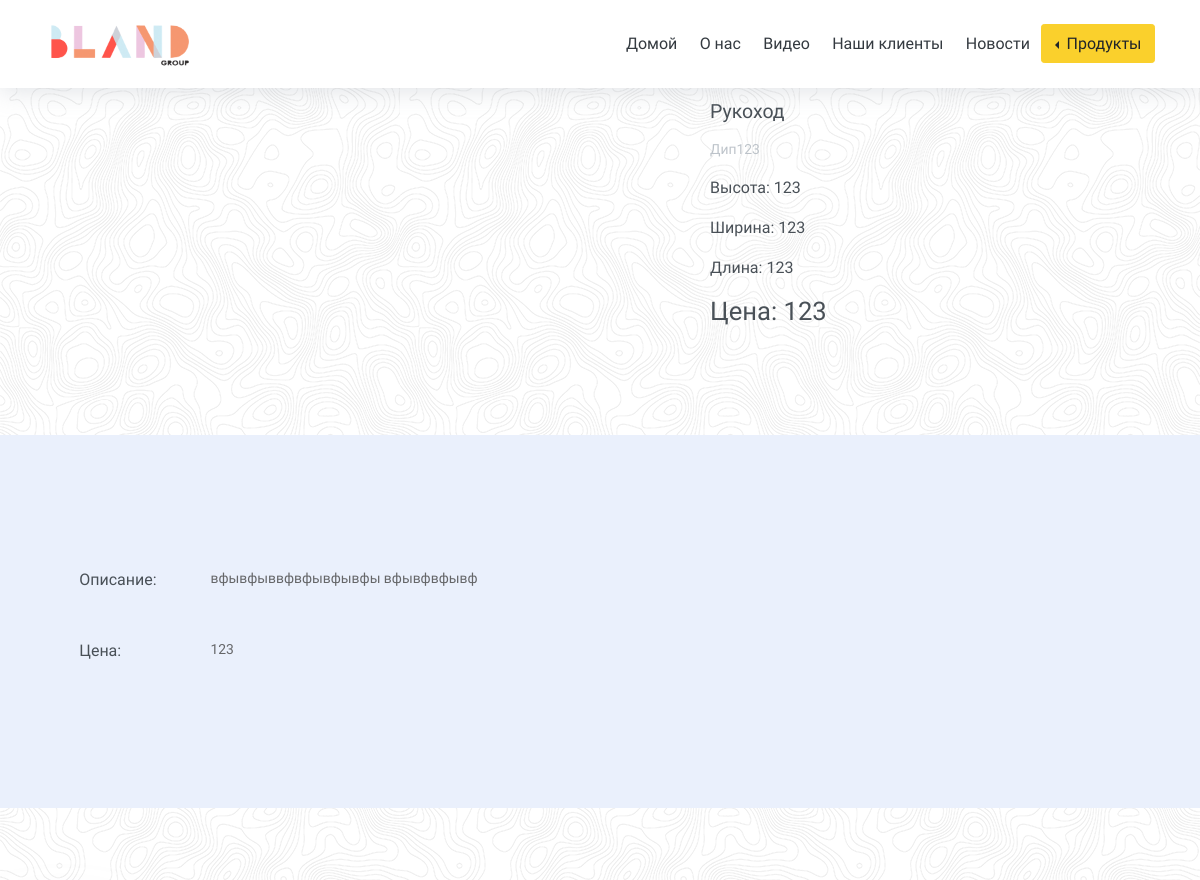
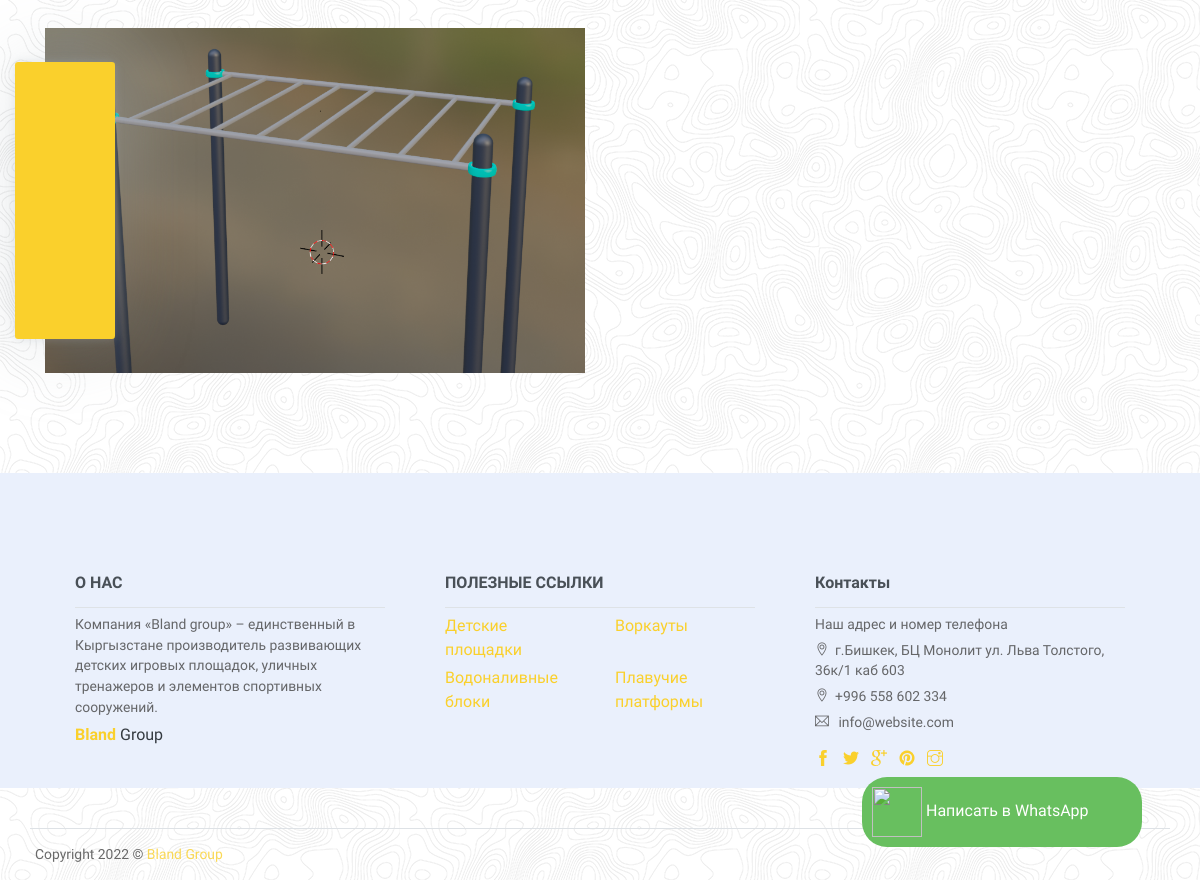
The page /product_detail/1 on the database its author committed (2 pictures, top to bottom).
### server/models.py (models this page shows, shortened)
class Product(models.Model):
    title = models.CharField(max_length=255)
    description = models.TextField()
    gLTF = models.FileField(upload_to='files/', blank=True, null=True)
    date = models.DateTimeField(auto_now_add=True)
    height = models.CharField(max_length=100)
    width = models.CharField(max_length=100)
    length = models.CharField(max_length=100)
    mini_title = models.CharField(max_length=255)
    material = models.CharField(max_length=255)
    category = models.ForeignKey(Category, on_delete=models.CASCADE)
    subcategory = models.ForeignKey(Subcategory, on_delete=models.CASCADE, blank=True, null=True)
    price = models.IntegerField(blank=True, null=True)
    age_limit = models.IntegerField()
    image = models.ImageField(upload_to='images/product')
    class Meta:
        verbose_name = 'Продукт'
        verbose_name_plural = 'Продукты'

class Category(models.Model):
    title = models.CharField(max_length=100)
    class Meta:
        verbose_name = 'Категория'
        verbose_name_plural = 'Категории'

### server/views.py (the view)
# urls.py: path('product_detail/<int:pk>', product_detail, name='product_detail'),
def product_detail(request, pk):
    product = Product.objects.get(id=pk)
    return render(request, 'product_detail.html', {'product': product, 'categories': Category.objects.all(), 'subcategories': Subcategory.objects.all()})

### server/templates/product_detail.html (shortened to what this page needs)
{% extends 'base.html' %}
{% load static %}
{% block content %}
    <section>
        <div class="container">
            <div class="row justify-content-between align-items-center">
                <div class="product-detail_right col-md-5">
                    <h6 class="title mb-3">{{ product.title }}</h6>
                    <p class="text-muted">{{ product.mini_title }}</p>
                    <h7>Высота: {{ product.height }}</h7>
                    <h7>Ширина: {{ product.width }}</h7>
                    <h7>Длина: {{ product.length }}</h7>
                    <h4>Цена: {{ product.price }}</h4>
                </div>
            </div>
        </div>
    </section>
    <section>
        <div class="container">
            <div class="row justify-content-between align-items-center">
                <div class="col-md-5">
                </div>
                </div>
                <div class="col-md-6">
                    <table class="table table-borderless v-align-center">
         <tbody>
            <tr>
               <td>
                  <span class="h6">Описание:</span>
               </td>
               <td class="w-75"><p>{{ product.description }}</p></td>
            </tr>
         <tr>
               <td>
                  <span class="h6">Цена:</span>
               </td>
               <td class="w-75"><p>{{ product.price }}</p></td>
         </tbody>
                    </table>
                </div>
            </div>
    </section>
    <section>
        <div class="container">
            <div class="row justify-content-between align-items-center">
                <div class="col-md-6">
                    <div class="img-wrapper">
                        <div class="after"></div>
                            <img src="{{ product.image.url }}" class="w-100" alt="About Us">
                        </div>
                    </div>
                </div>
            </div>
        </section>
{% endblock %}

### server/templates/base.html (shortened to what this page needs)
{% load static %}
<html lang="en">
<head>
    <link href="https://cdn.jsdelivr.net/npm/bootstrap@5.2.0-beta1/dist/css/bootstrap.min.css" rel="stylesheet">
    <link rel="stylesheet" href="{% static '/vendors/themify-icons/css/themify-icons.css' %}">
    <link href="https://cdn.jsdelivr.net/npm/bootstrap@5.2.0-beta1/dist/css/bootstrap.min.css" rel="stylesheet">
	<link rel="stylesheet" href="{% static '/css/creative-design.css' %}">
</head>
<body data-spy="scroll" data-target=".navbar" data-offset="40" id="home">
    <nav id="scrollspy" class="navbar page-navbar navbar-light navbar-expand-md fixed-top affix"{% block header %} {% endblock %}>
        <div class="container">
            <a class="navbar-brand" href="/"><img style="width: 150px" src="{% static 'imgs/logo.png' %}" alt=""></a>
            <div class="collapse navbar-collapse" id="navbarSupportedContent">
                <ul class="navbar-nav ml-auto">
                    <li class="nav-item">
                        <a class="nav-link" href="/">Домой</a>
                    </li>
                    <li class="nav-item">
                        <a class="nav-link" href="#about">О нас</a>
                    </li>
                    <li class="nav-item">
                        <a class="nav-link" href="#features">Видео</a>
                    </li>
                    <li class="nav-item">
                        <a class="nav-link" href="#testmonial">Наши клиенты</a>
                    </li>
                    <li class="nav-item">
                        <a class="nav-link" href="{% url 'news' %}">Новости</a>
                    </li>
                    <li class="nav-item dropdown">
                        <div class="btn-group dropstart">
                      <button type="button" class="btn btn-primary dropdown-toggle" data-bs-toggle="dropdown" aria-expanded="false">
                        Продукты
                      </button>
                        </div>
                      </ul>
            </div>
        </div>
    </nav>
    <a href="https://api.whatsapp.com/send/?phone=996558602334&text=Здравствуйте%2C+у+меня+есть+вопрос">
<div class="open-button">
    <img class="open-img" src="https://img.icons8.com/color/96/000000/whatsapp--v1.png"/>
    <a style="color: white;" href="https://api.whatsapp.com/send/?phone=996558602334&text=Здравствуйте%2C+у+меня+есть+вопрос" >Написать в WhatsApp</a>
</div>
        </a>
{% block content %}
{% endblock %}
            <section class="pb-0">
                    <div class="container">
                        <div class="pre-footer">
                            <ul class="list">
                                <li class="list-head">
                                    <h6 class="font-weight-bold">О НАС</h6>
                                </li>
                                <li class="list-body">
                                    <p>Компания «Bland group» – единственный в Кыргызстане производитель развивающих детских игровых площадок, уличных тренажеров и элементов спортивных сооружений. </p>
                                    <a href="#"><strong class="text-primary">Bland</strong> <span class="text-dark">Group</span></a>
                                </li>
                            </ul>
                            <ul class="list">
                                <li class="list-head">
                                    <h6 class="font-weight-bold">ПОЛЕЗНЫЕ ССЫЛКИ</h6>
                                </li>
                                <li class="list-body">
                                    <div class="row">
                                        {% for i in categories %}
                                        <div class="col">
                                            <a href="{% url 'product_list' %}?category={{ i.id }}">{{ i.title }}</a>
                                        </div>
                                        {% endfor %}
                                    </div>
                                </li>
                            </ul>
                            <ul class="list">
                                <li class="list-head">
                                    <h6 class="font-weight-bold">Контакты</h6>
                                </li>
                                <li class="list-body">
                                    <p>Наш адрес и номер телефона</p>
                                    <p><i class="ti-location-pin"></i>г.Бишкек, БЦ Монолит ул. Льва Толстого, 36к/1 каб 603</p>
                                    <p><i class="ti-location-pin"></i>+996 558 602 334</p>
                                    <p><i class="ti-email"></i>  info@website.com</p>
                                    <div class="social-links">
                                        <a href="https://www.facebook.com/blandgroupkg/" class="link"><i class="ti-facebook"></i></a>
                                        <a href="javascript:void(0)" class="link"><i class="ti-twitter-alt"></i></a>
                                        <a href="javascript:void(0)" class="link"><i class="ti-google"></i></a>
                                        <a href="javascript:void(0)" class="link"><i class="ti-pinterest-alt"></i></a>
                                        <a href="https://www.instagram.com/blandgroup/" class="link"><i class="ti-instagram"></i></a>
                                    </div>
                                </li>
                            </ul>
                        </div>
                    </div>
                </section>
            <footer class="footer">
                <p>Copyright <script>document.write(new Date().getFullYear())</script> &copy; <a href="/">Bland Group</a></p>
            </footer>
</body>
</html>

### rows shown on the page
Product: title "Рукоход", mini_title "Дип123", height "123", width "123", length "123", price "123", description "вфывфыввфвфывфывфы вфывфвфывф", image (picture)
Category: title "Детские площадки"
Category: title "Воркауты"
Category: title "Водоналивные блоки"
Category: title "Плавучие платформы"
